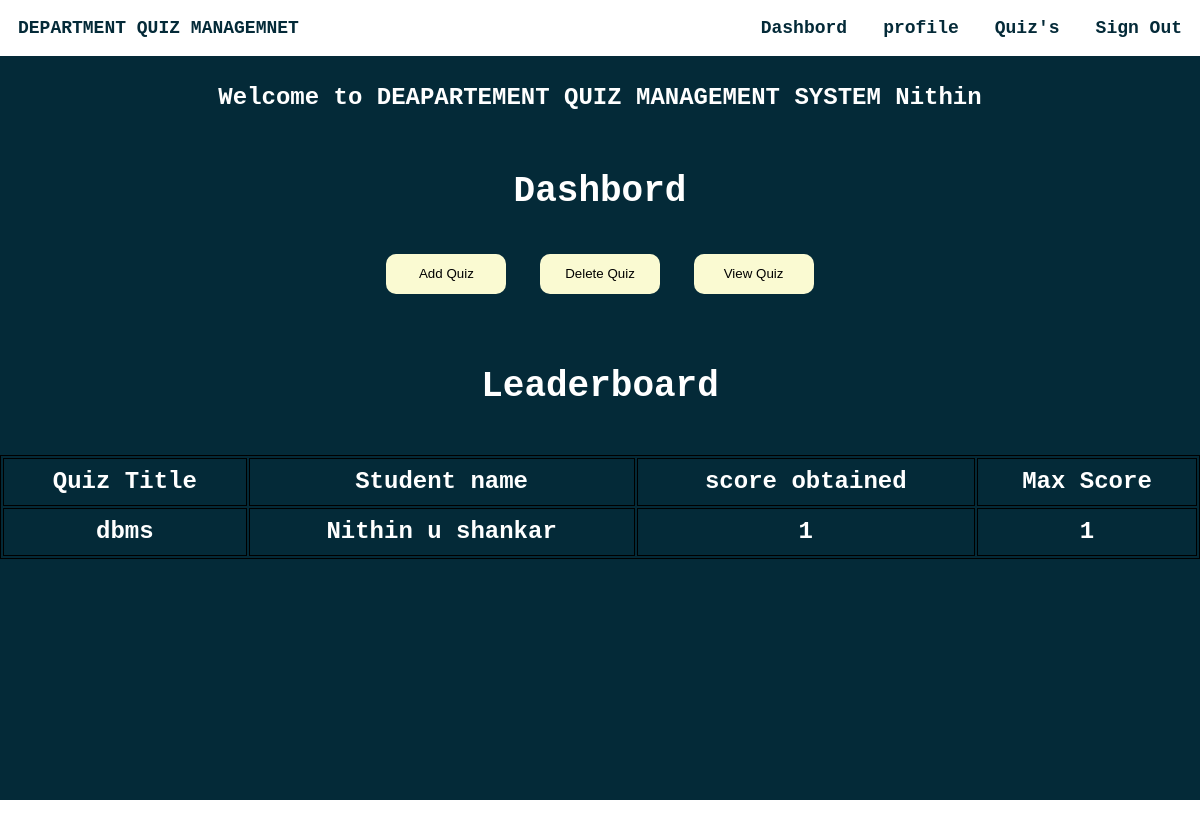
The page /homestaff.php (signed in) on the database its author committed.
### tables this page shows
CREATE TABLE `staff` (
  `staffid` varchar(10) NOT NULL,
  `name` varchar(20) NOT NULL,
  `mail` varchar(30) NOT NULL,
  `phno` varchar(10) NOT NULL,
  `gender` varchar(1) NOT NULL,
  `DOB` varchar(10) NOT NULL,
  `pw` varchar(200) NOT NULL,
  `dept` varchar(3) DEFAULT NULL
);

CREATE TABLE `score` (
  `slno` int(11) NOT NULL,
  `score` int(11) NOT NULL,
  `quizid` int(11) NOT NULL,
  `mail` varchar(30) DEFAULT NULL,
  `totalscore` int(11) DEFAULT NULL,
  `remark` varchar(20) DEFAULT NULL
);

CREATE TABLE `quiz` (
  `quizid` int(11) NOT NULL,
  `quizname` varchar(20) NOT NULL,
  `date_created` timestamp NOT NULL DEFAULT current_timestamp(),
  `mail` varchar(30) DEFAULT NULL
);

CREATE TABLE `student` (
  `usn` varchar(10) NOT NULL,
  `name` varchar(20) NOT NULL,
  `mail` varchar(30) NOT NULL,
  `phno` varchar(10) NOT NULL,
  `gender` varchar(1) NOT NULL,
  `DOB` varchar(10) NOT NULL,
  `pw` varchar(200) NOT NULL,
  `dept` varchar(3) DEFAULT NULL
);

### homestaff.php (the view, shortened to what this page needs)
<html>
<head>
</head>
<?php
require_once 'sql.php';
                $conn = mysqli_connect($host, $user, $ps, $project);if (!$conn) {
    echo "<script>alert(\"Database error retry after some time !\")</script>";
} else {
    $type1 = $_SESSION["type"];
    $username1 = $_SESSION["username"];
    $sql = "select * from " . $type1 . " where mail='{$username1}'";
    $res =   mysqli_query($conn, $sql);
    if ($res == true) {
        while ($row = mysqli_fetch_array($res)) {
            $dbname = $row['name'];
        }
    }
}
?>
<body style="margin: 0 !important;font-weight: bolder !important;font-family: 'Courier New', Courier, monospace;height:auto;color:#fff">
    <div id="main" style="background-color: #042A38;height: auto;color:#fff !important">
        <div class="navbar" style="display: inline-flex;width: 100%;color:#042A38;position:fixed;">
            <section style="margin: 1.5vw;">DEPARTMENT QUIZ MANAGEMNET</section>
            <ul style="display: inline-flex;padding: 0 !important;margin: 0;float: right;right: 0;position: fixed;width: 50vw;">
                <li onclick="dash()">Dashbord</li>
                <li onclick="prof()">profile</li>
                <li onclick="score()">Quiz's</li>
                <li onclick="lo()">Sign Out</li>
            </ul>
        </div><br><br>
        <center><section style="width:100vw;margin:0vw;margin-top:4vw;font-size:2vw;">Welcome to DEAPARTEMENT QUIZ MANAGEMENT SYSTEM&nbsp;<?php echo $dbname ?></section></center>
        <section class="dash" style="margin: 5vw;width: 90vw;">
            <center><h1 style="font-weight:bolder;font-size:3vw">Dashbord</h1></center>
           <center> <button onclick="addquiz()">Add Quiz</button>            <button onclick="delquiz()">Delete Quiz</button>         <button onclick="viewq()">View Quiz</button></center>
        </section>
        <section style="color:#fff !important">
            <?php
            $sql="select quizname,s.name,score,totalscore from student s,staff st,score sc,quiz q where q.quizid=sc.quizid and s.mail=sc.mail and q.mail=st.mail and q.mail='{$username1}' ORDER BY score DESC";
            $res=mysqli_query($conn,$sql);
            if($res)
            {
                echo "<center><h1 style=\"font-size: 3vw\">Leaderboard</h1></center>";
                echo "<table id=\"le\"><thead><tr><td>Quiz Title</td>&nbsp;<td>Student name</td><td>score obtained</td><td>Max Score</td></tr></thead>";
                while ($row = mysqli_fetch_assoc($res)) {
                    echo "<tr><td>".$row["quizname"]."</td><td>".$row["name"]."</td><td>".$row["score"]."</td><td>".$row["totalscore"]."</td></tr>";
                }
                echo "</table><br><br>";
            }
            else{
                echo mysqli_error($conn);
            }
            ?>
        </section>
    </div>
    <?php require("footer.php");?>
</body>
</html>

### homestaff.php (style rules this page uses)
#main { min-height: 100% !important; }
table { border: 1px solid black; width: 100% !important; font-weight: bolder; font-size: 2vw; color: #042A38; }
td { border: 1px solid black; width: 20%; font-weight: bolder; font-size: 2vw; }
li { margin: 1.5vw; }
ul { list-style: none; width: auto !important; }
.navbar { background-color: #fff!important; font-size: 1.5vw; }
button { height: 5vh; width: 10vw; background-color: lightgoldenrodyellow; color: black; outline: none; border: none; border-radius: 10px; margin: 1vw; }
::placeholder { font-weight: bold; font-family: 'Courier New', Courier, monospace; }
table { width: 90vw; margin-left: 5vw; margin-right: 5vw; align-content: center; border: 1px solid black; }
thead { font-weight:900; font-size: 1.5vw; }
td { width: auto; border: 1px solid black; text-align: center; height: 4vw; font-weight: bold; }
#le { width: 90vw; margin: 0; color: #fff; }

### rows shown on the page
staff: name "Nithin"
score: quizid.quizname "dbms", mail.name "Nithin u shankar", score "1", totalscore "1"
